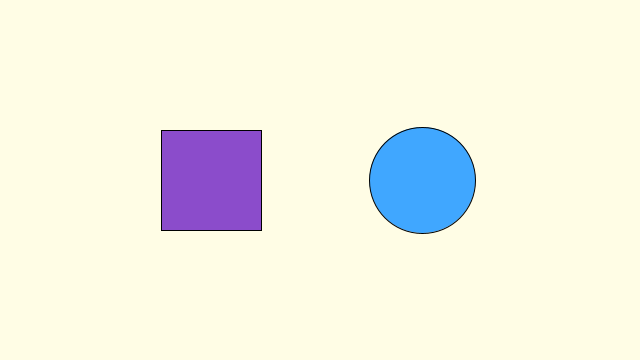
Frame 1 (no input)
Frame 60 (the mouse pressed at the canvas centre just before this capture): identical to frame 1, image omitted
Frame 120 (the mouse held since frame 60 and released just before this capture): identical to frame 1, image omitted

The Processing sketch that drew this single still picture (run headless with seeded random() and noise(); from frame 60 on, the mouse is pressed at the canvas centre):

// Processing sketch: processing_50028
// ── processing_50028.pde

float rx, ry;    // rectangle x- and y-coordinate in the center of square
float rx2, ry2;  
float rd = 100;  // rectangle width

float ex, ey;    // ellipse x- and y-coordinate
float ed = 106;  // ellipse diameter
float er = 53;   // ellipse radius

void setup() {
  size(640, 360);
  smooth();
  stroke(0.5);
  ellipseMode(RADIUS);
  rectMode(CENTER);

  // Set the x- and y-coordinates for the rectangle
  rx = width * 0.33;
  ry = height * 0.5;

  // rectangle x and y coordinate at top left corner of square
  rx2 = rx - 50; 
  ry2 = ry - 50; 

  // Set the x- and y-coordinates for the ellipse
  ex = width * 0.66;
  ey = height * 0.5;
}

void draw() {
  background(255, 253, 229);
  cursor(ARROW);
  fill(139, 76, 203);
  rect(rx, ry, rd, rd);
  fill(64, 167, 255);
  ellipse(ex, ey, er, er);

  // Makes rectangle blue when rolled over
  if ((mouseX > rx2) && (mouseX < (rx2+rd)) && (mouseY > ry2) && (mouseY < (ry2+rd)))
  {
    fill(64, 167, 255);
    rect(rx, ry, rd, rd);
    if (mousePressed == true)
    {
      cursor(CROSS);
      if (mouseButton == LEFT)
        // Left click for radiating squares 
      {
        for (float i = 100; i < 900; i *= 1.15)
        {
          stroke(0);
          noFill();
          rect(rx, ry, i, i);
        }
      }
      else if (mouseButton == RIGHT)
        // Right click for radiating circles
      {
        for (float i = 33; i < 900; i *= 1.15)
        {
          fill(64, 167, 255);
          rect(rx, ry, rd, rd);
          stroke(0);
          noFill();
          ellipse(rx, ry, i, i);
        }
      }
    }
  }

  // Makes circle purple when rolled over
  float d = dist(mouseX, mouseY, ex, ey);
  if (d < er)
  {
    fill(139, 76, 203);
    ellipse(ex, ey, er, er);
    if (mousePressed == true)
    {
      cursor(CROSS);
      if (mouseButton == LEFT)
        // Left click for radiating circles 
      {
        for (float i = 53; i < 900; i *= 1.15)
        {
          stroke(0);
          noFill();
          ellipse(ex, ey, i, i);
        }
      }
      else if (mouseButton == RIGHT)
        // Right click for radiating squares
      {
        for (float i = 50; i < 900; i *= 1.15)
        {
          fill(139, 76, 203);
          ellipse(ex, ey, er, er);
          stroke(0);
          noFill();
          rect(ex, ey, i, i);
        }
      }
    }
  }
}
